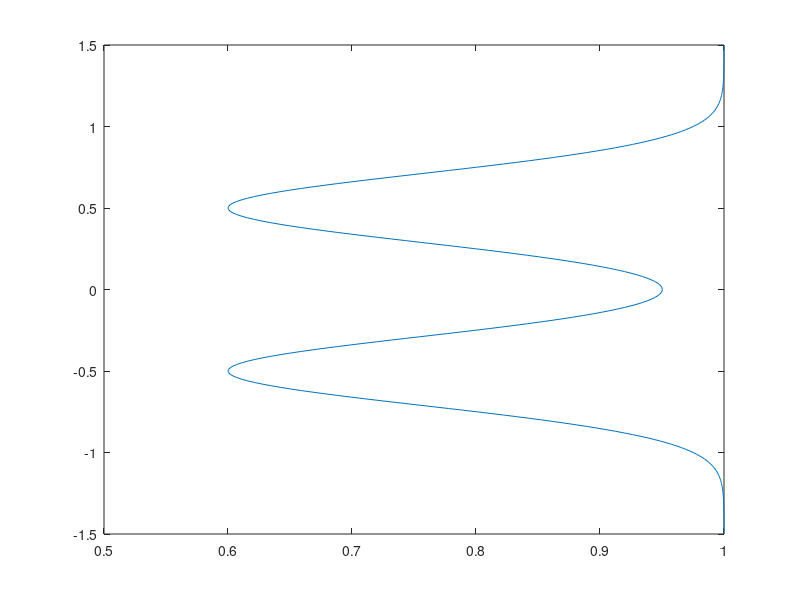

This chart was generated by the following MATLAB code:
% Gaussian annular wake, empirical fit, test file

clc
clear
close all

rGauss = (-1.5:0.01:1.5)';
Rp = 0.5; 
b = 0.3; 
deltaU = 0.4; 
ufit = 1 - deltaU*(exp(-(rGauss-Rp).^2/b^2)+exp(-(rGauss+Rp).^2/b^2)); 
plot(ufit,rGauss)